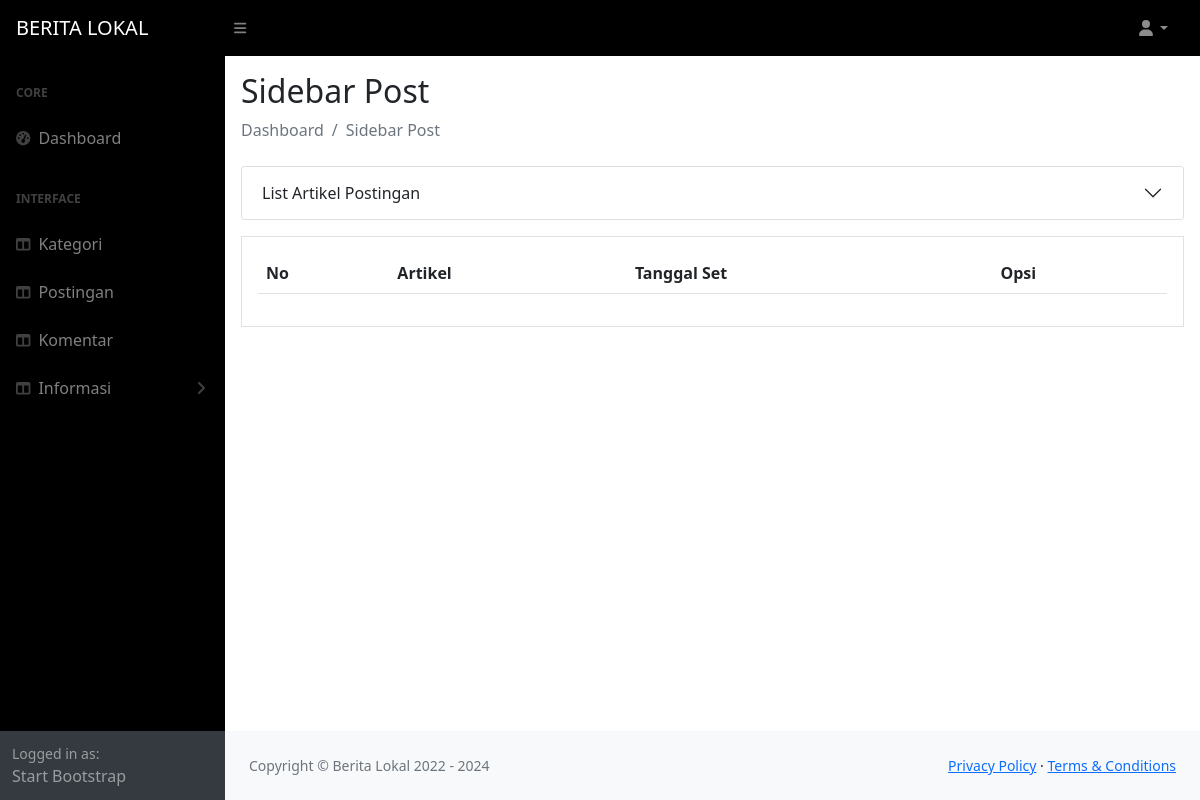
Page /dashboard/index.php?page=sidebar_post on the earlier database version.
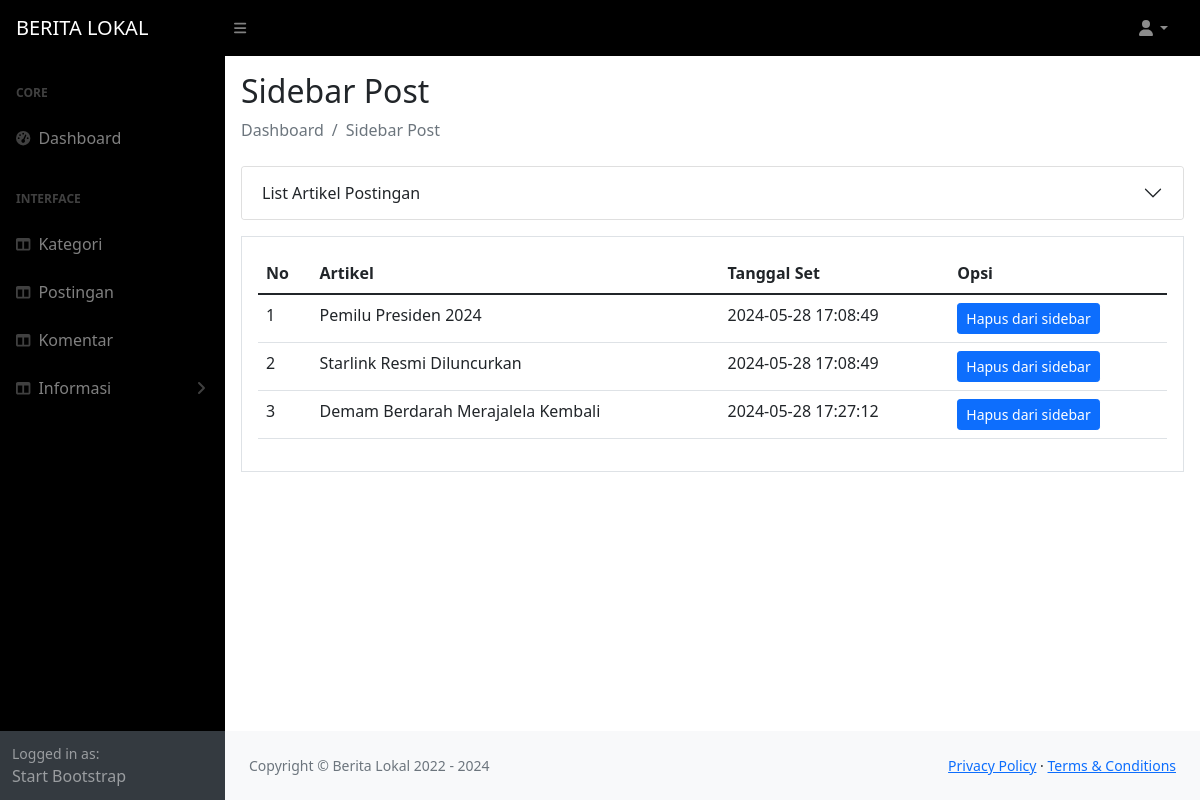
Same page on the later database version.
### tables this page shows
CREATE TABLE `tb_sidebar` (
  `id` int(20) NOT NULL,
  `id_sidepost` int(20) NOT NULL,
  `created_at` datetime NOT NULL
);

CREATE TABLE `tb_post` (
  `id` int(20) NOT NULL,
  `judul_post` varchar(50) NOT NULL,
  `tanggal_post` date DEFAULT NULL,
  `thumbnail` varchar(255) NOT NULL,
  `artikel_post` longtext NOT NULL,
  `id_kategori` int(20) NOT NULL,
  `created_at` datetime DEFAULT NULL,
  `updated_at` datetime DEFAULT NULL
);

### dashboard/hal_sidebar_post.php (the view, shortened to what this page needs)
<div class="container-fluid px-3">
    <h2 class="mt-3">Sidebar Post</h2>
    <ol class="breadcrumb mb-4">
        <li class="breadcrumb-item active">Dashboard</li>
        <li class="breadcrumb-item active">Sidebar Post</li>
    </ol>
    <div class="row">
        <div class="col">
            <div class="accordion" id="accordionExample">
              <div class="accordion-item">
                <h2 class="accordion-header">
                  <button class="accordion-button collapsed" type="button" data-bs-toggle="collapse" data-bs-target="#collapseOne" aria-expanded="false" aria-controls="collapseOne">
                    List Artikel Postingan
                  </button>
                </h2>
              </div>
            </div>
        </div>
    </div>
    <?php
        $sql2 = "SELECT tb_sidebar.id, tb_sidebar.id_sidepost, tb_post.judul_post, tb_sidebar.created_at FROM tb_sidebar
        INNER JOIN tb_post ON tb_sidebar.id_sidepost = tb_post.id";
        $res2 = mysqli_query($koneksi, $sql2);
    ?>
    <div class="row mt-3">
        <div class="col">
            <div class="card-body border">
                <table class="table">
                    <thead>
                        <tr>
                            <th nowrap="nowrap">No</th>
                            <th nowrap="nowrap">Artikel</th>
                            <th nowrap="nowrap">Tanggal Set</th>
                            <th nowrap="nowrap">Opsi</th>
                        </tr>
                    </thead>
                    <tbody>
                        <?php
                            $no = 0;
                            while ($data = mysqli_fetch_assoc($res2)) :
                            $no++;
                        ?>
                            <tr>
                                <td><?= $no; ?></td>
                                <td><?= $data['judul_post']; ?></td>
                                <td><?= $data['created_at']; ?></td>
                                <td>
                                    <button type="button" class="btn btn-primary btn-sm" data-bs-toggle="modal" data-bs-target="#exampleModalHapus<?= $data['id']; ?>">Hapus dari sidebar</button>
                                </td>
                            </tr>
                        <?php
                            endwhile;
                        ?>
                    </tbody>
                </table>
            </div>
        </div>
    </div>
</div>

Differences in the rows shown:
added tb_sidebar: id_sidepost.judul_post "Pemilu Presiden 2024", created_at "2024-05-28 17:08:49"
added tb_sidebar: id_sidepost.judul_post "Starlink Resmi Diluncurkan", created_at "2024-05-28 17:08:49"
added tb_sidebar: id_sidepost.judul_post "Demam Berdarah Merajalela Kembali", created_at "2024-05-28 17:27:12"
